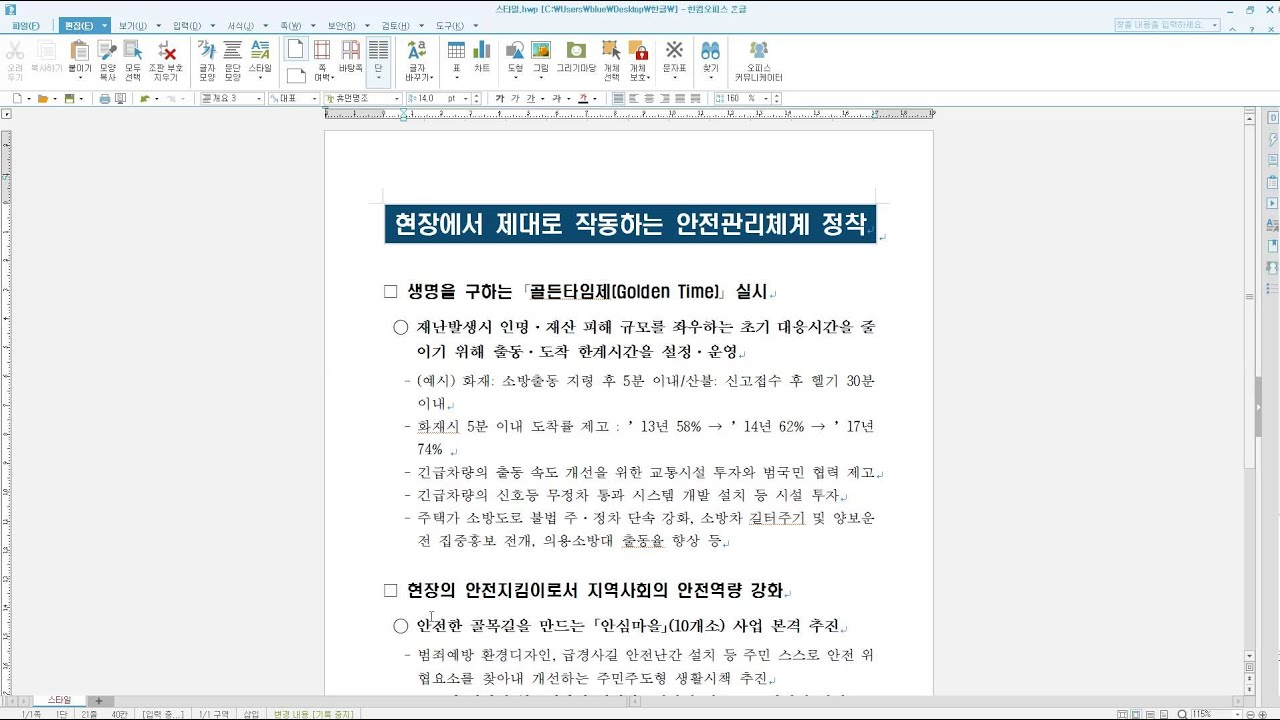
#> input picture backend/data/test.jpg, 1280 x 720 px
$ python -i utils.py   (imports and definitions only)   (older library calls are emulated)
#> lines starting #> are read from the running program, lines starting #| are printed output that depends on the picture
### backend/Document_Verify/pororo/models/brainOCR/imgproc.py
"""
This is adapted from https://github.com/clovaai/CRAFT-pytorch/blob/master/imgproc.py
Copyright (c) 2019-present NAVER Corp.
MIT License
"""

import cv2
import numpy as np
from skimage import io


def load_image(img_file):
    img = io.imread(img_file)  # RGB order
    if img.shape[0] == 2:
        img = img[0]
    if len(img.shape) == 2:
        img = cv2.cvtColor(img, cv2.COLOR_GRAY2RGB)
    if img.shape[2] == 4:
        img = img[:, :, :3]
    img = np.array(img)

    return img


# [70 lines left out: functions normalize_mean_variance, denormalize_mean_variance, resize_aspect_ratio, cvt2heatmap_img, not called in this run]

### backend/Document_Verify/pororo/models/brainOCR/utils.py
"""
This code is adapted from https://github.com/JaidedAI/EasyOCR/blob/8af936ba1b2f3c230968dc1022d0cd3e9ca1efbb/easyocr/utils.py
"""

import math
import os
from urllib.request import urlretrieve

import cv2
import numpy as np
import torch
from PIL import Image
from torch import Tensor

from .imgproc import load_image


# [50 lines left out: functions consecutive, word_segmentation, not called in this run]


# code is based from https://github.com/githubharald/CTCDecoder/blob/master/src/BeamSearch.py
class BeamEntry:
    "information about one single beam at specific time-step"

    # [7 lines left out: function __init__, not called in this run]


class BeamState:
    "information about the beams at specific time-step"

    def __init__(self):
        self.entries = {}

    # [196 lines left out: functions norm, sort, wordsearch, applyLM, simplify_label, addBeam and 1 more, not called in this run]


class CTCLabelConverter(object):
    """ Convert between text-label and text-index """

    # [266 lines left out: functions __init__, encode, decode_greedy, decode_beamsearch, four_point_transform, group_text_box and 1 more, not called in this run]


def diff(input_list):
    return max(input_list) - min(input_list)


# [120 lines left out: functions get_paragraph, printProgressBar, not called in this run]


def reformat_input(image):
    """
    :param image: image file path or bytes or array
    :return:
        img (array): (original_image_height, original_image_width, 3)
        img_cv_grey (array): (original_image_height, original_image_width, 3)
    """
#> called with image = '../../../../data/test.jpg'
    if type(image) == str:
        if image.startswith("http://") or image.startswith("https://"):
            tmp, _ = urlretrieve(
                image,
                reporthook=printProgressBar(
                    prefix="Progress:",
                    suffix="Complete",
                    length=50,
                ),
            )
            img_cv_grey = cv2.imread(tmp, cv2.IMREAD_GRAYSCALE)
            os.remove(tmp)
        else:
            img_cv_grey = cv2.imread(image, cv2.IMREAD_GRAYSCALE)
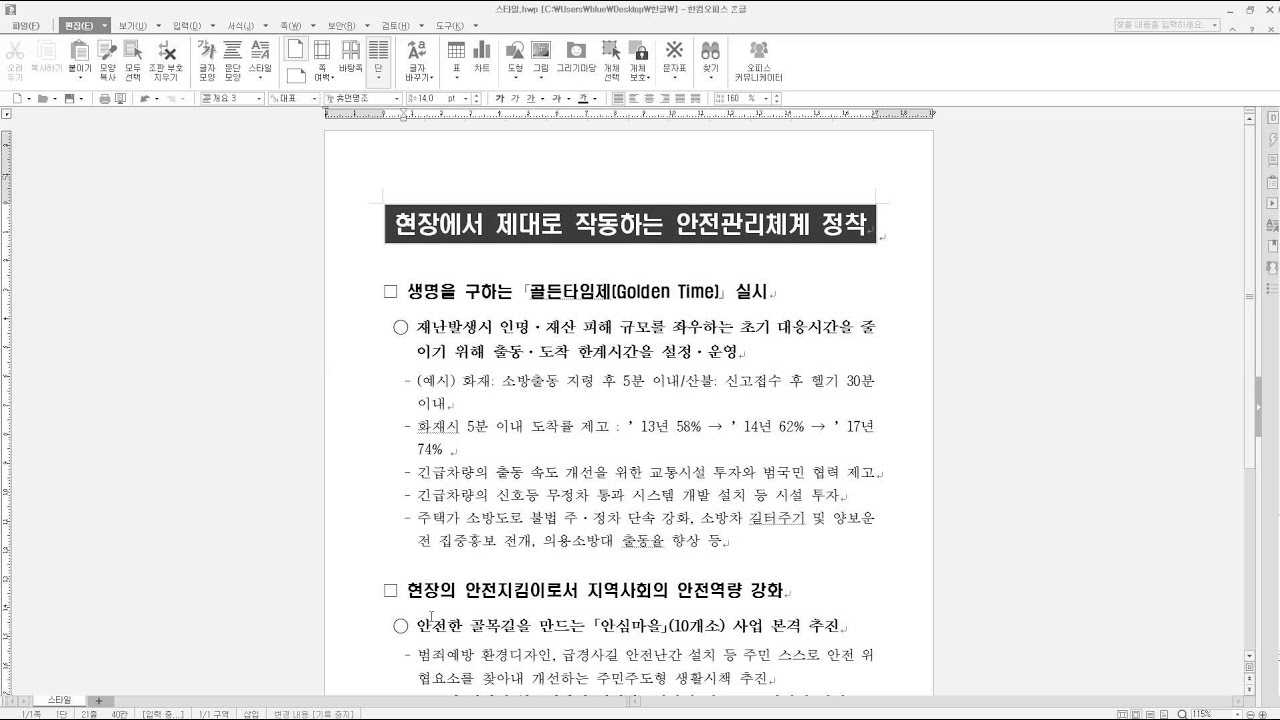
#> img_cv_grey: shape (720, 1280); min 0, max 255, mean 237.1
            image = os.path.expanduser(image)
        img = load_image(image)  # can accept URL
    elif type(image) == bytes:
        nparr = np.frombuffer(image, np.uint8)
        img = cv2.imdecode(nparr, cv2.IMREAD_COLOR)
        img = cv2.cvtColor(img, cv2.COLOR_BGR2RGB)
        img_cv_grey = cv2.cvtColor(img, cv2.COLOR_BGR2GRAY)

    elif type(image) == np.ndarray:
        if len(image.shape) == 2:  # grayscale
            img_cv_grey = image
            img = cv2.cvtColor(image, cv2.COLOR_GRAY2BGR)
        elif len(image.shape) == 3 and image.shape[2] == 3:  # BGRscale
            img = image
            img_cv_grey = cv2.cvtColor(image, cv2.COLOR_BGR2GRAY)
        elif len(image.shape) == 3 and image.shape[2] == 4:  # RGBAscale
            img = image[:, :, :3]
            img = cv2.cvtColor(img, cv2.COLOR_RGB2BGR)
            img_cv_grey = cv2.cvtColor(img, cv2.COLOR_BGR2GRAY)

    return img, img_cv_grey

>>> result = reformat_input('../../../../data/test.jpg')
